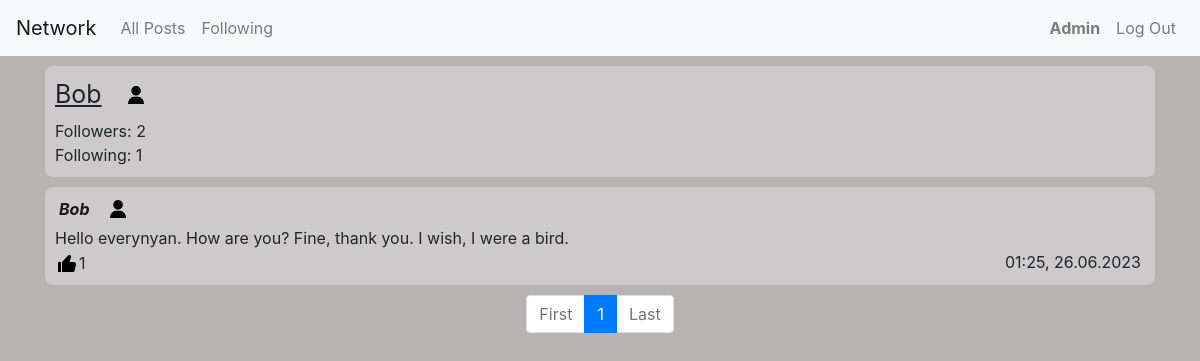
The page /profile/Bob (signed in) on the database its author committed.
### network/models.py (models this page shows, shortened)
class User(AbstractUser):
    pass

class Post(models.Model):
    author = models.ForeignKey(User, on_delete = models.CASCADE, related_name = "authorUser")
    textarea = models.TextField(max_length = 5000)
    timestamp = models.DateTimeField(auto_now_add=True)
    likes = models.ManyToManyField(User, related_name = "likes", blank = True)

### network/views.py (the view)
# urls.py: path("profile/<str:name>", views.profile, name="profile"),
def profile(request, name):
    otherUser = User.objects.get(username = name)
    myOwn = request.user
    statusFollow = False
    followers = Followers.objects.filter(user = otherUser)
    if followers:
        for extractList in followers:
            lenFollowlist = len(extractList.who.all())
            for unit in extractList.who.all():
                if unit == myOwn:
                    statusFollow = True
                    break
    else:
        lenFollowlist = 0
    followings = Following.objects.filter(user = otherUser)
    if followings:
        for extractList in followings:
            lenFollowinglist = len(extractList.who.all())
    else:
        lenFollowinglist = 0
    posts = Post.objects.filter(author = otherUser).order_by('-timestamp')
    forrange = math.ceil(len(posts)/N)+1
    paginator = Paginator(posts, N)
    page_number = request.GET.get('page')
    page_obj = paginator.get_page(page_number)
    return render(request, "network/profile.html", {
        "page_obj": page_obj,
        "range": range(1, forrange),
        "guest": name,
        "statusFollow": statusFollow,
        "followersCount": lenFollowlist,
        "followingCount": lenFollowinglist
    })

### network/templates/network/profile.html (shortened to what this page needs)
{% extends "network/layout.html" %}
{% block body %}
    <div class="container">
        <div class="comment">
            <div class="d-flex flex-row align-items-center flexgap margbot5">
                <p class="profileName"> {{ guest }} </p>
                {% if user.is_authenticated %}
                    {% if statusFollow %}
                        <button onclick="subscribeFunction(this)" title="unsubscribe" class="subscribe" type="submit" data-author="{{guest}}" data-substatus="true" >
                            <img src="/static/network/black.png" class="imagepad" width="18px" height="18px">
                        </button>
                    {% elif request.user.username == guest %}
                    {% else %}
                        <button onclick="subscribeFunction(this)" title="subscribe"  class="subscribe" type="submit" data-author="{{guest}}" data-substatus="false" >
                            <img src="/static/network/white.png" class="imagepad" width="18px" height="18px">
                        </button>
                    {% endif %}
                {% else %}
                    <img src="/static/network/white.png" class="imagepad" width="18px" height="18px">
                {% endif %}
            </div>
            <p>Followers: <span class="changefw">{{ followersCount }}</span></p>
            <p>Following: {{ followingCount }}</p>
        </div>
        {% for post in page_obj %}
            <div class="comment comment-{{post.id}}">
                <div class="d-flex flex-row align-items-center flexgap margbot5">
                    <a class="linkForUser frame" href="{% url 'profile' post.author %}"> {{ post.author }} </a>
                    {% if user.is_authenticated %}
                        {% if statusFollow %}
                            <button onclick="subscribeFunction(this)" title="unsubscribe" class="subscribe" type="submit" data-author="{{post.author}}" data-substatus="true" >
                                <img src="/static/network/black.png" class="imagepad" width="18px" height="18px">
                            </button>
                        {% elif request.user == post.author %}
                        {% else %}
                            <button onclick="subscribeFunction(this)" title="subscribe"  class="subscribe" type="submit" data-author="{{post.author}}" data-substatus="false" >
                                <img src="/static/network/white.png" class="imagepad" width="18px" height="18px">
                            </button>
                        {% endif %}
                    {% else %}
                        <img src="/static/network/white.png" class="imagepad" width="18px" height="18px">
                    {% endif %}
                </div>
                <div class="divPostArea-{{post.id}}">
                    <p class="postArea-{{post.id}}">
                        {{ post.textarea }}
                    </p>
                </div>
                <span class="frame floatRight">{{ post.timestamp|date:'H:i, d.m.Y'}}</span>
                <div class="likediv">
                    {% if user.is_authenticated %}
                        {% if request.user in post.likes.all %}
                            <button onclick="likeFunction(this)" class="like" data-pressed="true" data-post_id="{{post.id}}">
                                <svg width = "24" height = "24">
                                <g> <path d='M3,11h3v10H3V11z M18.77,11h-4.23l1.52-4.94C16.38,5.03,15.54,4,14.38,4c-0.58,0-1.14,0.24-1.52,0.65L7,11v10h10.43 c1.06,0,1.98-0.67,2.19-1.61l1.34-6C21.23,12.15,20.18,11,18.77,11z'></path>
                                </g> </svg>
                            </button>
                        {% endif %}
                    {% endif %}
                    <span class="likeCount-{{post.id}}">
                        {{ post.likes.all|length }}
                    </span>
                </div>
            </div>
        {% empty %}
            <div class="comment">
                <p class="centerText">You haven't got posts yet</p>
            </div>
        {% endfor %}
    </div>
    <nav class="pagnav">
        <ul class="pagination justify-content-center">
            {% if page_obj.number == 1 %}
                <li class="page-item disabled"><a class="page-link" href="?page=1">First</a></li>
            {% else %}
                <li class="page-item"><a class="page-link" href="?page=1">First</a></li>
            {% endif %}
            {% if page_obj.paginator.num_pages < 4 %}
                {% for i in range %}
                    {% if page_obj.number == i %}
                        <li class="page-item active"><a class="page-link" href="?page={{ i }}"> {{ i }} </a></li>
                    {% else %}
                        <li class="page-item"><a class="page-link" href="?page={{ i }}"> {{ i }} </a></li>
                    {% endif %}
                {% endfor %}
            {% endif %}
            {% if page_obj.number == page_obj.paginator.num_pages %}
                <li class="page-item disabled"><a class="page-link" href="?page={{ page_obj.paginator.num_pages }}">Last</a></li>
            {% else %}
                <li class="page-item"><a class="page-link" href="?page={{ page_obj.paginator.num_pages }}">Last</a></li>
            {% endif %}
        </ul>
    </nav>
{% endblock %}

### network/templates/network/layout.html (shortened to what this page needs)
{% load static %}
<!DOCTYPE html>
<html lang="en">
    <head>
        <link rel="stylesheet" href="https://stackpath.bootstrapcdn.com/bootstrap/4.4.1/css/bootstrap.min.css">
        <link href="{% static 'network/styles.css' %}" rel="stylesheet">
    </head>
    <body>
        <nav class="navbar navbar-expand navbar-light bg-light">
            <div class="w-100 d-flex flex-row justify-content-between">
                <div class="d-flex flex-row">
                    <a class="navbar-brand" href="{% url 'index' %}">Network</a>
                    <ul class="navbar-nav mr-auto w-100 ">
                        <li class="nav-item">
                            <a class="nav-link" href="{% url 'index' %}">All Posts</a>
                        </li>
                        {% if user.is_authenticated %}
                            <li class="nav-item">
                                <a class="nav-link" href="{% url 'following' %}">Following</a>
                            </li>
                        {% endif %}
                    </ul>
                </div>
                <div class="">
                    <ul class="navbar-nav mr-auto w-100 ">
                        {% if user.is_authenticated %}
                            <li class="nav-item">
                                <a class="nav-link" href="{% url 'profile' user.username %}"><strong>{{ user.username }}</strong></a>
                            </li>
                            <li class="nav-item rightside">
                                <a class="nav-link" href="{% url 'logout' %}">Log Out</a>
                            </li>
                        {% endif %}
                    </ul>
                </div>
            </div>
          </nav>
        <div class="body">
            {% block body %}
            {% endblock %}
        </div>
    </body>
</html>

### network/static/network/styles.css (style rules this page uses)
body { background-color: rgb(184, 179, 179); background-image: url("https://www.transparenttextures.com/patterns/graphy-dark.png"); user-select: none; }
p { margin: 0; user-select: text; word-break: break-all; }
.comment { width: 100%; height: 100%; margin-bottom: 10px; margin-top: 10px; padding: 10px 10px; border-radius: 8px; background-color: #d6d6d6a9; }
.floatRight { float: right; }
.frame { width: fit-content; background-color: transparent; padding-left: 4px; padding-right: 4px; }
.linkForUser { color: rgb(24, 24, 24); font-style: italic; font-weight: bold; }
.like, .subscribe, .editButton, .confirmButton { border: 0; padding: 0; background: none; }
.likediv { display: flex; align-items: flex-end; }
.imagepad { margin-bottom: 2px; }
.margbot5 { margin-bottom: 5px;; }
.flexgap { gap: 15px; }
.profileName { text-decoration: underline; font-size: 25px; margin-right: 10px; }

### rows shown on the page
User: username "Admin"
User: username "Bob"
Post: author "Bob", textarea "Hello everynyan. How are you? Fine, thank you. I wish, I were a bird.", timestamp "01:25, 26.06.2023", likes.all|length "1"

### other values the page prints
{{ followersCount }} "2"
{{ followingCount }} "1"
{{ i }} "1"
